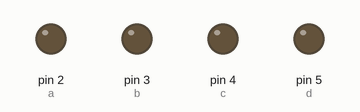
A sketch run on a simulated Arduino Uno, built with avr-gcc and run on an emulated ATmega328P. Shown: output pins drawn as LEDs (lit = HIGH).

Above: at 0.5 s.
At 2.5 s:
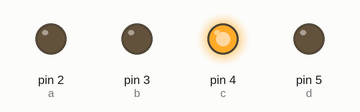
At 4.5 s:
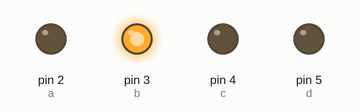
At 9.5 s:
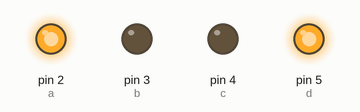
At 13.5 s:
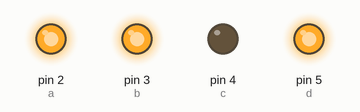
At 18.5 s:
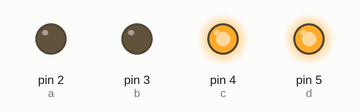
Timing chart, 0 to 19.5 s (numbered marks = the images above):
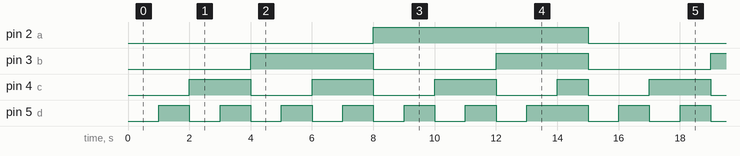

Measured:
- by itself, pin 2 (a): alternates HIGH for 7.0 s and LOW for 8.0 s
- by itself, pin 3 (b): repeats every 15.0 s: LOW 4.0 s, HIGH 3.0 s, LOW 4.0 s, HIGH 4.0 s
- by itself, pin 4 (c): repeats every 15.0 s: 2 × (LOW 2.0 s, HIGH 2.0 s), LOW 2.0 s, HIGH 1.0 s, LOW 2.0 s, HIGH 2.0 s
- by itself, pin 5 (d): repeats every 15.0 s: 5 × (LOW 1.0 s, HIGH 1.0 s), LOW 1.0 s, HIGH 2.0 s, LOW 1.0 s, HIGH 1.0 s

The sketch:

Binary_counter.ino
```cpp
int a = 2;
int b = 3;
int c = 4;
int d = 5;

int on = HIGH;
bool off = LOW;

void setup() {
  pinMode(a, OUTPUT);
  pinMode(b, OUTPUT);
  pinMode(c, OUTPUT);
  pinMode(d, OUTPUT);
}

// FIX: Added 'int' before each parameter name
void logic(int base1, int base2, int base3, int base4) {
  digitalWrite(a, base1);
  digitalWrite(b, base2);
  digitalWrite(c, base3);
  digitalWrite(d, base4);
}

void loop() {
  // You passed 4 'myStatus' values into the 4 slots
  logic(off,off,off,off);
  delay(1000);
  logic(off,off,off,on);
  delay(1000);
  logic(off,off,on,off);
  delay(1000);
  logic(off,off,on,on);
  delay(1000);
  logic(off,on,off,off);
  delay(1000);
  logic(off,on,off,on);
  delay(1000);
  logic(off,on,on,off);
  delay(1000);
  logic(off,on,on,on);
  delay(1000);
  logic(on,off,off,off);
  delay(1000);
  logic(on,off,off,on);
  delay(1000);
  logic(on,off,on,off);
  delay(1000);
  logic(on,off,on,on);
  delay(1000);
  logic(on,on,off,off);
  delay(1000);
  logic(on,on,off,on);
  delay(1000);
  logic(on,on,on,on);
  delay(1000);
}
```
